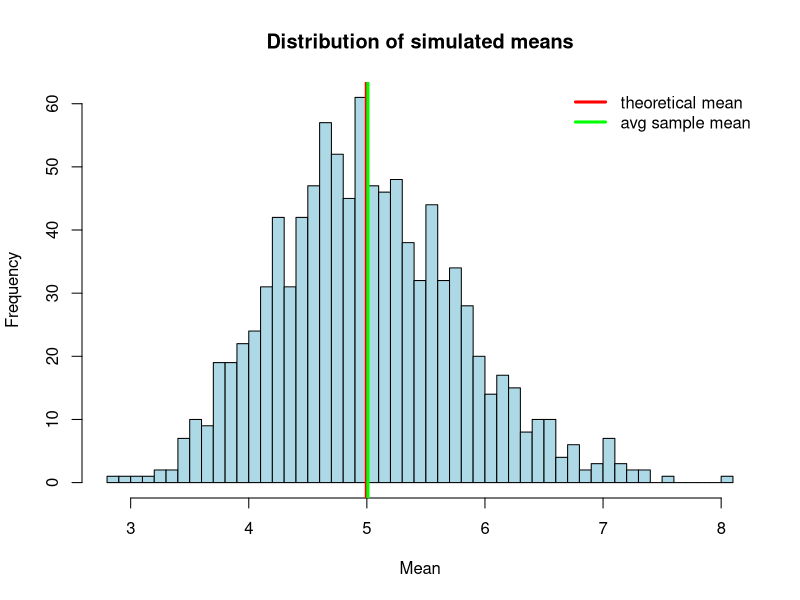
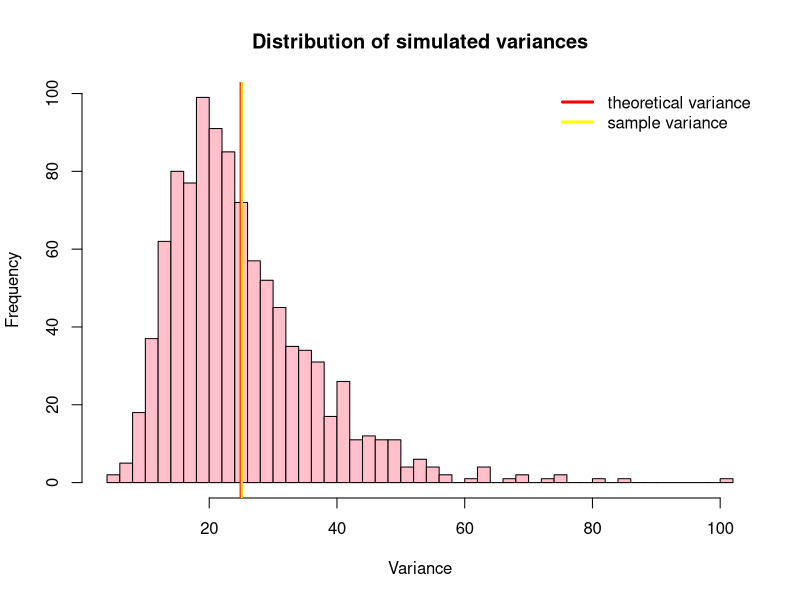
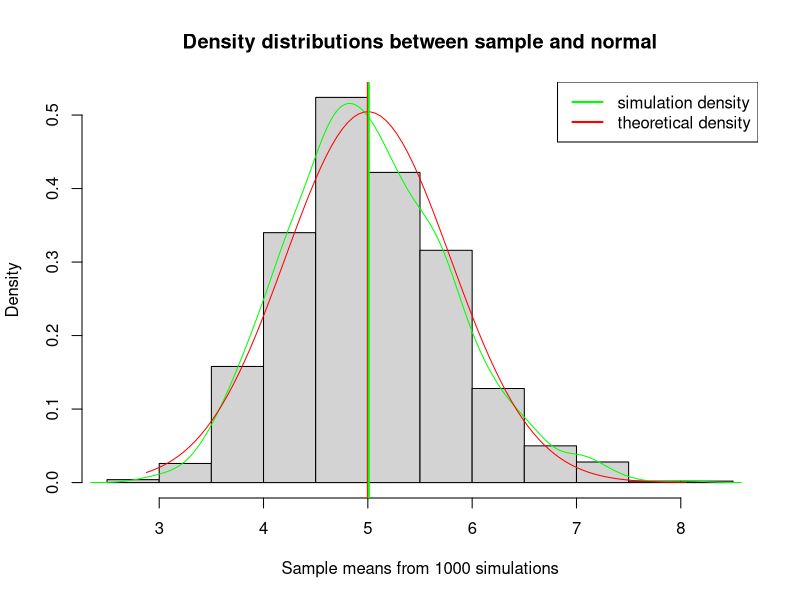
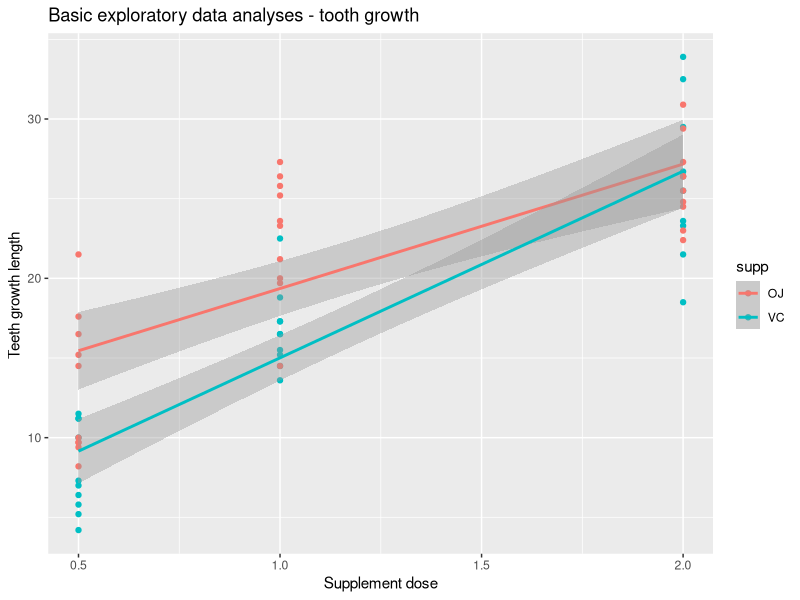
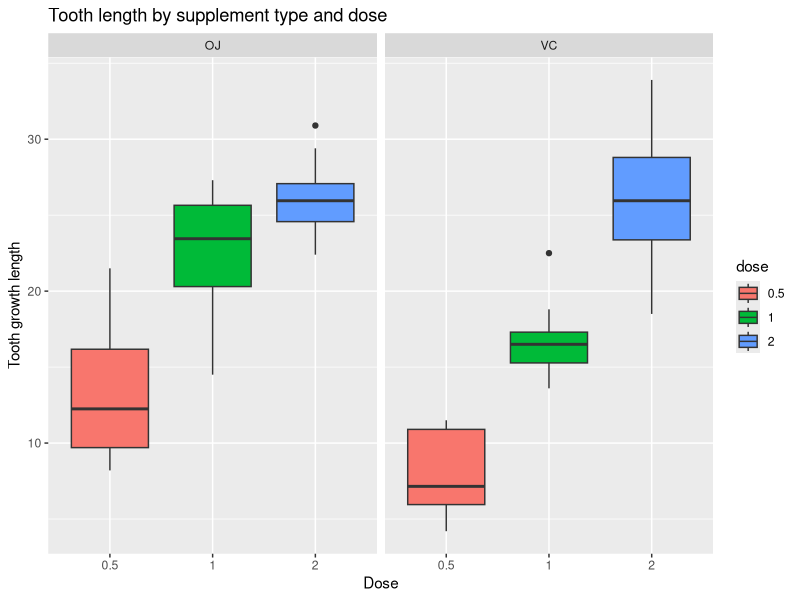
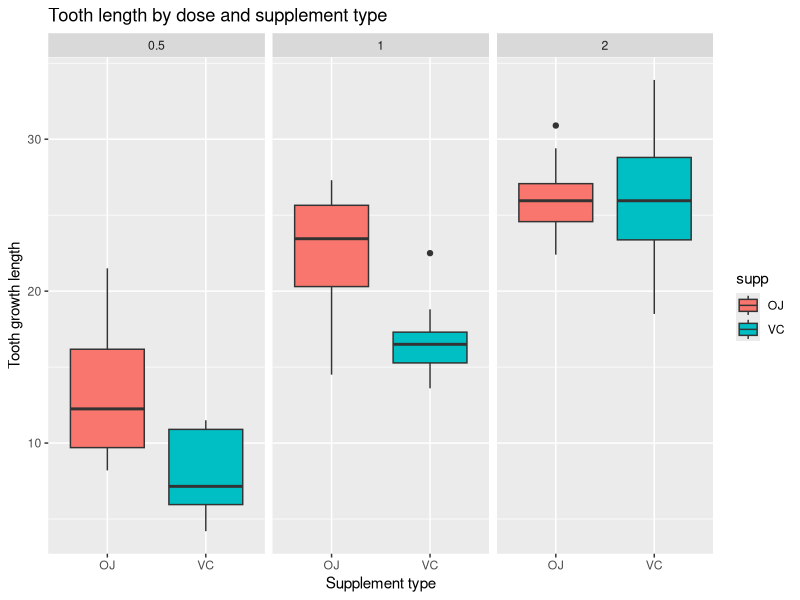

These figures' R source, in order:
# In this project you will investigate the exponential distribution in R and compare it with the Central Limit Theorem. 
# The exponential distribution can be simulated in R with rexp(n, lambda) where lambda is the rate parameter. 
# The mean of exponential distribution is 1/lambda and the standard deviation is also 1/lambda. 
# Set lambda = 0.2 for all of the simulations. You will investigate the distribution of averages of 40 exponentials. 
# Note that you will need to do a thousand simulations.
# Illustrate via simulation and associated explanatory text the properties of the distribution of the mean of 40 exponentials. You should

# R environment and reproducibility

sessionInfo()

set.seed(2021)

# Load required libraries

library(stats)
library(ggplot2)
library(sqldf)
library(dplyr, warn.conflicts = F)

# Part 1 (P1) Simulation Exercise

## P1 Objectives

# + Show the sample mean and compare it to the theoretical mean of the distribution.
# + Show how variable the sample is (via variance) and compare it to the theoretical variance of the distribution.
# + Show that the distribution is approximately normal.

## P1: Setup variables and create simulation dataset

# investigate the distribution of averages of 40 exponentials
n <- 40
# set lambda = 0.2 for all of the simulations
lambda <- 0.2
# need to do a thousand simulations 
nosim <- 1000
# Create simulations dataset
simdata <- matrix(rexp(n*nosim, lambda), nrow = nosim, ncol = n)

## P1: Compare sample means to theoretical means of the distribution

mns <- apply(simdata,1,mean)
hist(mns,col="light blue",breaks=50, xlab = "Mean",main = "Distribution of simulated means")
abline(v=1/lambda,col="red",lwd=4)
abline(v=round(mean(mns),3),col="green",lwd=3)
legend('topright', c("theoretical mean","avg sample mean"), col=c("red", "green"), lty=c(1,1), lwd=c(3,3), bty = "n")
comMeans<-paste('sample mean =', round(mean(mns),3), ', theoretical mean=', 1/lambda, sep = "", collapse = NULL)
comMeans

# Above histogram shows: the sample mean is very closed to theoretical mean of distribution 
# when having enough samples of the exponential distribution.

## P1: Compare sample variance to the theoretical variance of the distribution

vars <- apply(simdata,1,var)
hist(vars,col="pink",breaks=50, xlab = "Variance", main = "Distribution of simulated variances")
abline(v=1/lambda^2,col="red",lwd=3)
abline(v=round(mean(vars),3),col="yellow",lwd=2)
legend('topright', c("theoretical variance","sample variance"), col=c("red", "yellow"), lty=c(1,1), lwd=c(3,3), bty = "n")
comVars<-paste('sample variance =', round(mean(vars),3), ', theoretical variance=', 1/lambda^2, sep = "", collapse = NULL)
comVars

# Above histogram shows: the sample variance is very closed to theoretical variance of distribution 
# when having enough samples of the exponential distribution.

## P1: Compare the results to a normal distribution

## step 1 draw the histgram 
hist(mns,  prob=T,
     main="Density distributions between sample and normal",
     xlab="Sample means from 1000 simulations")

# step 2 draw simulated sample mean density distribution
lines(density(mns), col="green", lty=1)

# step 3 draw therotical mean desnity distibution
x <- seq(min(mns), max(mns), length=100)
y <- dnorm(x, mean=1/lambda, sd=(1/lambda/sqrt(n)))
lines(x, y, col="red", lty=1)

# step 4 draw both sample mean and theoretical Mean
abline(v=1/lambda, col='red', lwd=2)
abline(v=round(mean(mns),3),col="green",lwd=2)

# step 5 insert legends
legend('topright', c("simulation density", "theoretical density"), 
       lty=c(1,1), col=c("green", "red"), lwd=c(2,2))

# Above histogram with overlay of sample/normal curves shows: the two distribution curves 
# are very similar and normally distributed.

## P1 Conclusion 

# + The sample mean is very close to the theoretical mean of the distribution.
# + The sample variance is very close to the theoretical variance of the distribution.
# + The sample distribution is approximately normal.

# Part 2 (P2) Analyze the tooth growth

## P2 Objectives
# + Load the ToothGrowth data and perform some basic exploratory data analyses.
# + Provide a basic summary of the data.
# + Use confidence intervals and/or hypothesis tests to compare tooth growth by supp and dose. 
# + State your conclusions and the assumptions needed for your conclusions

## P2: Load data and basic exploratory analyses

data(ToothGrowth)
str(ToothGrowth)

summary(ToothGrowth)

qplot(dose, len, data = ToothGrowth, color = supp, geom = "point") +  
        geom_smooth(method = "lm") + 
        labs(title = "Basic exploratory data analyses - tooth growth ") + 
        labs(x = "Supplement dose", y = "Teeth growth length ")

# Findings from the above plot:
#  1. When supplement dose increases, the teeth length goes up for both OJ and VC.
#  2. Supplement OJ has a higher length increase than VC at the lower dose.

## P2: Provide a basic summary of the data

GroupSumStats <- sqldf('select supp, dose, max(len) as Max, min(len) as Min,
                        median(len) as Median, avg(len) as Mean, 
                        round(stdev(len),2) as stdev, count(*) as n 
                        from ToothGrowth group by supp, dose')
GroupSumStats

#update dose as factor for analysis
ToothGrowth$dose<-as.factor(ToothGrowth$dose)

ggplot(aes(x=dose, y=len), data=ToothGrowth) + 
        geom_boxplot(aes(fill=dose)) + 
        xlab("Dose") +
        ylab("Tooth growth length") + 
        facet_grid(~ supp) + 
        ggtitle("Tooth length by supplement type and dose")

ggplot(aes(x=supp, y=len), data=ToothGrowth) + 
        geom_boxplot(aes(fill=supp)) + 
        xlab("Supplement type") +
        ylab("Tooth growth length") + 
        facet_grid(~ dose) + 
        ggtitle("Tooth length by dose and supplement type") 

## P2: Compare tooth growth by supplement type and dose

### P2: tooth growth by supplement type


## OJ and VC data
OJ <- filter(ToothGrowth, supp == 'OJ')$len
VC <- filter(ToothGrowth, supp == 'VC')$len

## t- test by supplement type OJ and VC
t.test(OJ, VC, paired = FALSE, var.equal = FALSE)


# Note: the p-value of this test is 0.06, which is greater than 0.05 and the confidence interval 
# of the test contains zero. therefore, the supplement types seems to have no impact on tooth 
# growth based on this test result.

### P2: tooth growth by dose


##  data by dose: 0.5,1.0 and  2.0
dose_0.5 <- filter(ToothGrowth, dose == 0.5)$len
dose_1.0 <- filter(ToothGrowth, dose == 1.0)$len
dose_2.0 <- filter(ToothGrowth, dose == 2.0)$len

## t- test by dose 0.5 and 1.0
t.test(dose_0.5, dose_1.0, paired = FALSE, var.equal = FALSE)

## t- test by dose 0.5 and 2.0
t.test(dose_0.5, dose_2.0, paired = FALSE, var.equal = FALSE)

## t- test by dose 1.0 and 2.0
t.test(dose_1.0, dose_2.0, paired = FALSE, var.equal = FALSE)

# Note: from above three tests: the p-value of each test was essentially zero and 
# the confidence interval of each test does not cross over zero (0).  Therefore, 
# the average tooth length increases with an inceasing dose.


## P2: Conclusion
# + Supplement type has no effect on tooth growth.
# + The dose level increasing leads to increased tooth growth.
